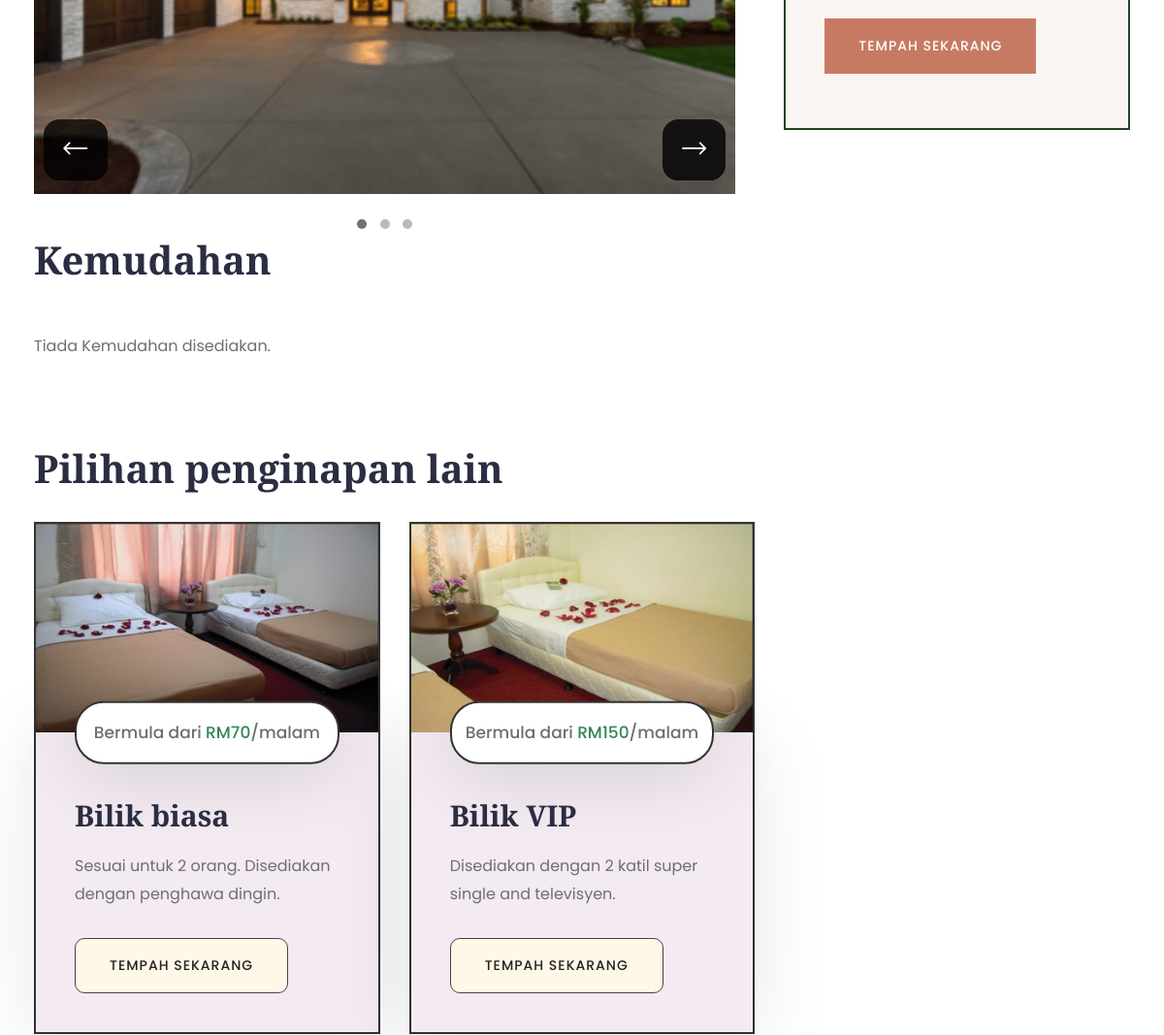
The page /room_details.php?room_id=3 (middle part) on the database as committed earlier.
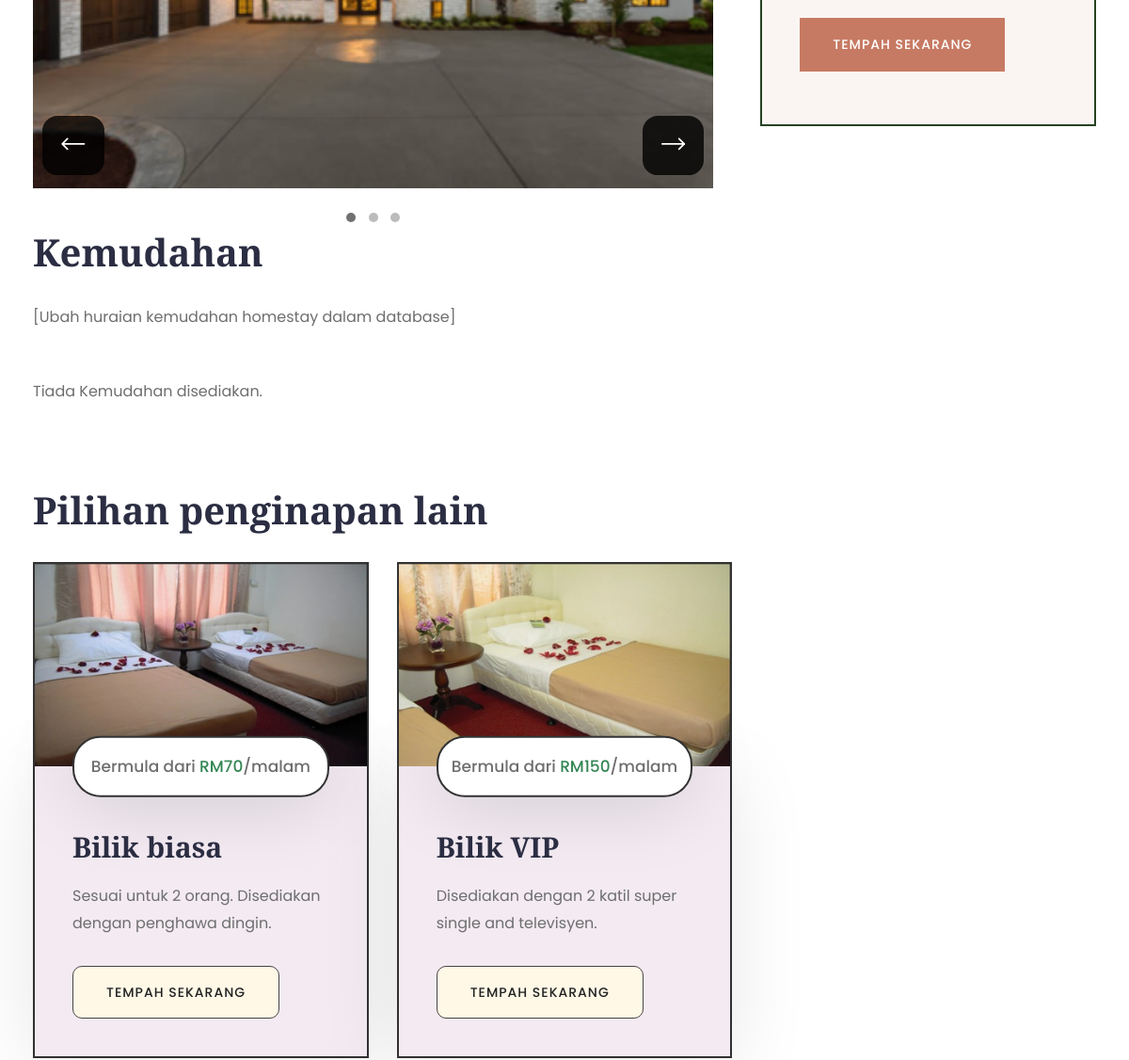
The same page on the database as committed later.
### tables this page shows
CREATE TABLE `bilik_pic` (
  `id_gambar` int(10) NOT NULL,
  `jenis_gambar` varchar(50) NOT NULL,
  `url_gambar` text NOT NULL,
  `id_bilik` int(10) NOT NULL
);

CREATE TABLE `bilik` (
  `id_bilik` int(10) NOT NULL,
  `nama_bilik` varchar(50) NOT NULL,
  `kapasiti` int(4) NOT NULL,
  `jenis_bilik` varchar(15) NOT NULL,
  `harga_semalaman` float NOT NULL,
  `huraian_kemudahan` text NOT NULL,
  `huraian_pendek` text DEFAULT NULL,
  `huraian` text DEFAULT NULL,
  `keluasan` int(10) NOT NULL,
  `id_admin` int(10) DEFAULT NULL
);

### room_details.php (the view, shortened to what this page needs)
<?php
include("database/database.php");
$stmt = "SELECT * FROM bilik WHERE id_bilik = '" . $_GET['room_id'] . "'";
try {
    $result = mysqli_query($conn, $stmt);
    $row = mysqli_fetch_assoc($result);
} catch (Exception $e) {
    echo "Error: " . $e->getMessage();
}
?>
<!DOCTYPE html>
<html lang="en">
<head>
<link href="assets/css/bootstrap.css" rel="stylesheet">
<link href="assets/css/style.css" rel="stylesheet">
<link href="assets/css/responsive.css" rel="stylesheet">
<link href="assets/css/color.css" rel="stylesheet">
</head>
<body>
<div class="page-wrapper">
    <section class="section-padding">
        <div class="auto-container">
            <div class="row">
                <div class="col-lg-8 pe-lg-35">
                    <div class="single-post">
                        <div class="slider-container" style="width: 100%; max-width: 828px; height: 450px; position: relative; overflow: hidden; margin-bottom: 20px;">
                            <div class="slider-wrapper" style="display: flex; transition: transform 0.5s ease;">
                                <?php
                                $stmt3 = "SELECT url_gambar FROM bilik_pic WHERE id_bilik = ? AND jenis_gambar IN ('main', 'add')";
                                $stmt = mysqli_prepare($conn, $stmt3);
                                mysqli_stmt_bind_param($stmt, "i", $_GET['room_id']);
                                try {
                                    mysqli_stmt_execute($stmt);
                                    $result3 = mysqli_stmt_get_result($stmt);
                                    $slideCount = mysqli_num_rows($result3);
                                    $slideIndex = 0;
                                    while ($row2 = mysqli_fetch_assoc($result3)) {
                                        $imageUrl = $row2['url_gambar'];
                                        echo '<div class="slider-slide" style="min-width: 100%; box-sizing: border-box;" data-slide="' . $slideIndex . '">
                                                <img src="' . $imageUrl . '" alt="Slide image" style="width: 100%; height: 450px; object-fit: cover;">
                                            </div>';
                                        $slideIndex++;
                                    }
                                } catch (mysqli_sql_exception $e) {
                                    echo "Error: " . $e->getMessage();
                                }
                                ?>
                            </div>
                            <button id="prev" style="position: absolute; top: 90%; left: 10px; z-index: 10; transform: translateY(-50%); background: rgba(0, 0, 0, 0.8); color: white; border-radius: 25%; padding: 20px;">
                                <span><i class="icon-3"></i></span>
                            </button>
                            <button id="next" style="position: absolute; top: 90%; right: 10px; z-index: 10; transform: translateY(-50%); background: rgba(0, 0, 0, 0.8); color: white; border-radius: 25%; padding: 20px;">
                                <span><i class="icon-2"></i></span>
                            </button>
                        </div>
                        <div class="pagination-dots" style="text-align: center; margin-top: 10px; color:black">
                            <?php for ($i = 0; $i < $slideCount; $i++): ?>
                                <span class="dot" data-slide="<?= $i ?>" style="display: inline-block; width: 10px; height: 10px; margin: 0 5px; background-color: #bbb; border-radius: 50%; cursor: pointer;"></span>
                            <?php endfor; ?>
                        </div>
                        <h3 class="fs_40 mb_30">Kemudahan</h3>
                        <p class="mb_50"><?php echo $row['huraian_kemudahan']?></p>
                        <?php
                        $stmt4 = "SELECT k.nama, k.icon FROM kemudahan k LEFT JOIN bilik_kemudahan b ON k.id_kemudahan = b.id_bilik_kemudahan WHERE b.id_bilik = $_GET[room_id]";
                        try {
                        $result4 = mysqli_query($conn, $stmt4);
                        if ($result4->num_rows > 0) {
                            echo '<div class="row mb_30">';
                            while($row4 = $result4->fetch_assoc()) {
                                echo '<div class="col-md-4 col-sm-6 mb_45">';
                                echo '<div class="d-flex align-items-center">';
                                echo '<i class="' . $row4['icon'] . ' theme-color fs_40 w_55 mr_25"></i>';
                                echo '<p class="fw_medium mb_0">' . $row4['nama'] . '</p>';
                                echo '</div>';
                                echo '</div>';
                            }
                            echo '</div>';
                            } else {
                                echo '<p>Tiada Kemudahan disediakan.</p>';
                            }
                        } catch (Exception $e) {
                        echo 'Error: ' . $e->getMessage();
                        }
                        ?>
                    </div>
                </div>
                <div class="col-lg-4">
                    <div class="widget mb_40 gray-bg p_40" style="border: #254222 solid 2px;">
                        <div class="booking-form-3">
                            <form class="hotel-booking-form-1-form d-block" action="booking_confirmation.php" method="POST">
                                <div class="form-group mb-3">
                                    <button type="submit" class="btn-1">Tempah Sekarang<span></span></button>
                                </div>
                            </form>
                        </div>
                    </div>
                </div>
            </div>
        </div>
    </section>
    <?php
    include 'partials/additional_room.php';
    mysqli_close($conn);?>
</div>
</body>
</html>

### partials/additional_room.php
<?php include 'database/database.php';?>
<section class="section-padding">
        <div class="auto-container">
            <div class="section_heading text-left mb_30 mt_30">
                <h3 class="section_heading_title_big">Pilihan penginapan lain</h3>
            </div>
            <div class="row">
                <?php
                try{
                    $selected_room_id = isset($_SESSION['room_id']) ? (int)$_SESSION['room_id'] : 0;
                    $stmt = "SELECT * FROM bilik r LEFT JOIN bilik_pic ri ON r.id_bilik = ri.id_bilik WHERE jenis_gambar = 'main';";
                    $result = $conn->query($stmt);
                    if ($result->num_rows > 0) {
                        while ($room = $result->fetch_assoc()) {
                            $room_id = $room['id_bilik'];
                            if ($room_id == $selected_room_id) {
                                continue;
                            }
                            $room_name = $room['nama_bilik'];
                            $short_description = $room['huraian_pendek'];
                            $price = $room['harga_semalaman'];
                            $main_img = $room['url_gambar'];
                    ?>
                        <div class="col-lg-4 col-md-6">
                            <div class="room-1-block wow fadeInUp" data-wow-delay=".2s" data-wow-duration="1.2s">
                                <div class="room-1-image hvr-img-zoom-1">
                                    <img src="<?php echo htmlspecialchars($main_img); ?>" alt="">
                                </div>
                                <div class="room-1-content">
                                    <p class="room-1-meta-info">Bermula dari <span class="theme-color">RM<?php echo htmlspecialchars($price); ?></span>/malam</p>
                                    <h4 class="room-1-title mb_20">
                                        <a href="room-details_<?php echo htmlspecialchars($room_id); ?>.php">
                                            <?php echo htmlspecialchars($room_name); ?>
                                        </a>
                                    </h4>
                                    <p class="room-1-text mb_30"><?php echo htmlspecialchars($short_description); ?></p>
                                    <div class="link-btn">
                                        <a href="room_details.php?room_id=<?php echo htmlspecialchars($room_id); ?>" class="btn-1 btn-alt">Tempah Sekarang <span></span></a>
                                    </div>
                                </div>
                            </div>
                        </div>
                    <?php
                    }
                    }
                    else {
                        echo "<p>No rooms available at the moment.</p>";
                    }
                }catch (mysqli_sql_exception $e) {
                    echo "Error: " . $e->getMessage();
                }
                    ?>
            </div>
        </div>
    </section>

### assets/css/responsive.css (style rules this page uses)
@media only screen and (max-width: 7000px) { .page-wrapper { overflow: hidden; } }
@media only screen and (max-width: 1200px) { .section_heading { position: relative; z-index: 1; } }

### assets/css/color.css (style rules this page uses)
:root { --theme-color: #338653; }

### assets/css/icomoon.css (style rules this page uses)
[class^="icon-"], [class*=" icon-"] { font-family: 'icomoon' !important; speak: never; font-style: normal; font-weight: normal; font-variant: normal; text-transform: none; line-height: 1; -webkit-font-smoothing: antialiased; -moz-osx-font-smoothing: grayscale; }
.icon-2:before { content: "\e901"; }
.icon-3:before { content: "\e902"; }

### assets/css/elpath.css (style rules this page uses)
.fs_40 { font-size: 40px; }
.mt_30 { margin-top: 30px; }
.mb_20 { margin-bottom: 20px; }
.mb_30 { margin-bottom: 30px; }
.mb_40 { margin-bottom: 40px; }
.mb_50 { margin-bottom: 50px; }
.p_40 { padding: 40px; }

Rows that differ between the two databases and show on the page:
now on this page (row edited): bilik: huraian_kemudahan "[Ubah huraian kemudahan homestay dalam database]"
